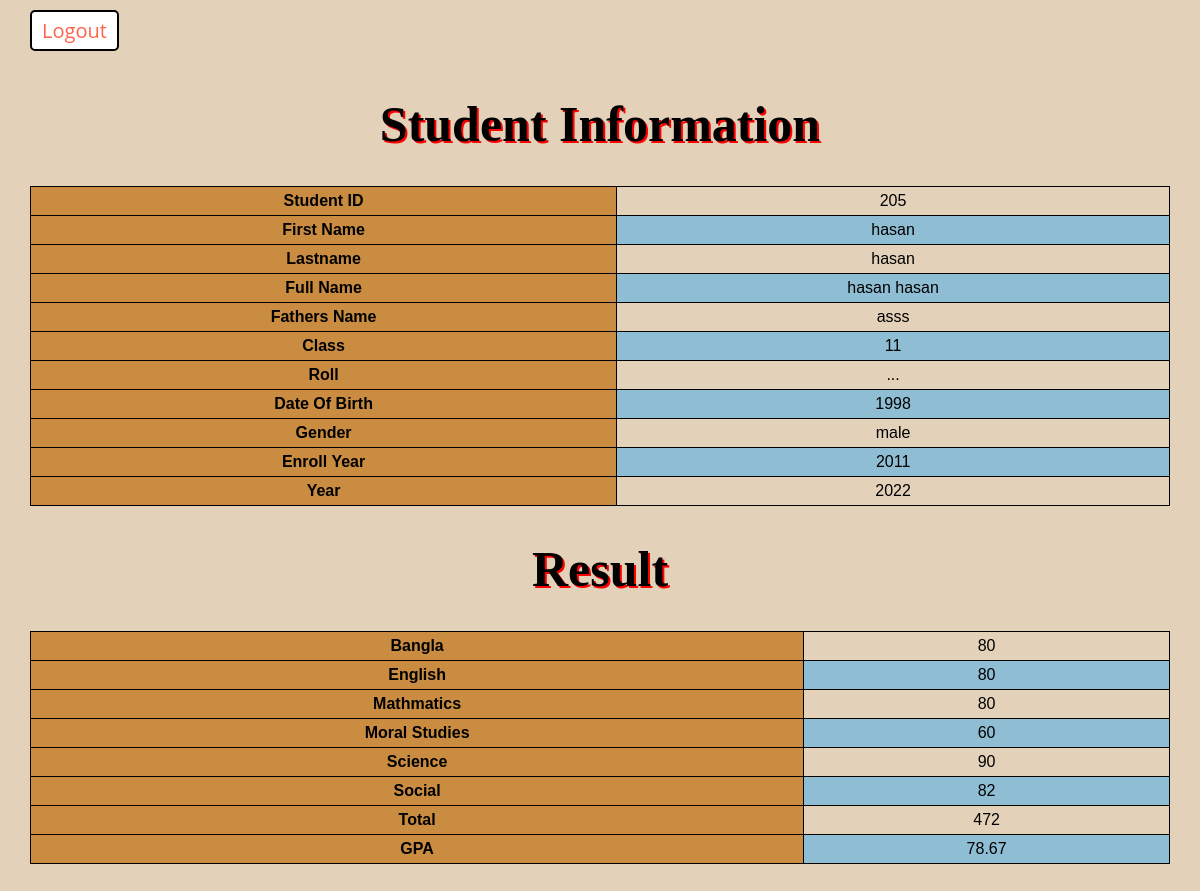
The page /schoolSystem/assets/studentprofile.php (signed in) on the database its author committed.
### tables this page shows
CREATE TABLE `student` (
  `student_id` int(255) NOT NULL,
  `Pass` varchar(20) NOT NULL,
  `image` varchar(255) NOT NULL,
  `fname` varchar(100) NOT NULL,
  `lname` varchar(100) NOT NULL,
  `father_name` varchar(255) NOT NULL,
  `enroll_year` varchar(30) NOT NULL,
  `dob` varchar(20) NOT NULL,
  `class` varchar(15) NOT NULL,
  `gender` varchar(100) NOT NULL,
  `academic_year` int(11) NOT NULL
);

CREATE TABLE `exam` (
  `e_id` int(100) NOT NULL,
  `pid` int(100) NOT NULL,
  `bangla` int(100) NOT NULL,
  `english` int(100) NOT NULL,
  `math` int(100) NOT NULL,
  `moral` int(100) NOT NULL,
  `science` int(100) NOT NULL,
  `social` int(100) NOT NULL
);

### schoolSystem/assets/studentprofile.php (the view, shortened to what this page needs)
<?php
include '../assets/conn/conn.php';
$s_id= $_SESSION['id'];
$query = "SELECT* FROM student INNER JOIN exam ON student.student_id=exam.pid WHERE student.student_id=$s_id";
$run = mysqli_query($conn,$query);
      while($row=mysqli_fetch_array($run)){
            $st_id= $row['student_id'];
            $Fname= $row['fname'];
            $lastName= $row['lname'];
            $father= $row['father_name'];
            $e_year= $row['enroll_year'];
            $dateOfBirth= $row['dob'];
            $Gender= $row['gender'];
            $aca_year= $row['academic_year'];
            $class= $row['class'];
            $bangla= $row['bangla'];
            $english= $row['english'];
            $math= $row['math'];
            $moral= $row['moral'];
            $science= $row['science'];
            $social= $row['social'];
            $total= $bangla+$english+$math+$moral+$science+$social;
            $avg= $total/6;
        }
?>
<!DOCTYPE html>
<html lang="en">
  <head>
  </head>
  <body>
                  <div class="admin_details_inner">
                     <a href="../assets/ajax/admin_ajax/logout.php" class="logoutBtn" id="logoutBtn">Logout</a>
                   </div>
                   <center>
                      <h1>Student Information</h1>
    <table class="tbl">
                <tr>
                      <th>Student ID</th> <td><?php echo $st_id ;?></td>
                </tr>
                <tr>
                      <th>First Name</th> <td><?php echo $Fname ;?></td>
                </tr>
                <tr>
                      <th>Lastname</th> <td><?php echo $lastName ;?></td>
                </tr>
                <tr>
                      <th>Full Name</th> <td><?php echo $Fname." ".$lastName ;?></td>
                </tr>
                <tr>
                      <th>Fathers Name</th> <td><?php echo $father ;?></td>
                </tr>
                <tr>
                      <th>Class</th> <td><?php echo $class ;?></td>
                </tr>
                <tr>
                      <th>Roll</th> <td>...</td>
                </tr>
                <tr>
                      <th>Date Of Birth</th> <td><?php echo $dateOfBirth ;?></td>
                </tr>
                <tr>
                      <th>Gender</th> <td><?php echo $Gender ;?></td>
                </tr>
                <tr>
                      <th>Enroll Year</th> <td><?php echo $e_year ;?></td>
                </tr>
                <tr>
                      <th>Year</th> <td><?php echo $aca_year ;?></td>
                </tr>
    </table>
    <h1>Result</h1>
    <table class="result">
                <tr>
                      <th>Bangla</th> <td><?php echo $bangla;?></td>
                <tr>
                      <th>English</th> <td><?php echo $english;?></td>
                </tr>
                <tr>
                      <th>Mathmatics</th> <td><?php echo $math ;?></td>
                </tr>
                <tr>
                      <th>Moral Studies</th> <td><?php echo $moral ;?></td>
                </tr>
                <tr>
                      <th>Science</th> <td><?php echo $science ;?></td>
                </tr>
                <tr>
                      <th>Social</th> <td><?php echo $social ;?></td>
                </tr>
                <tr>
                      <th>Total</th>  <td><?php echo $total;?> </td>
                </tr>
                <tr>
                      <th>GPA</th> <td><?php echo round($avg,2) ;?></td>
                </tr>
    </table>
    <br>
    <br>
    <br>
    <br>
    <br>
  </body>
</html>

### schoolSystem/assets/studentprofile.php (style rules this page uses)
* { box-sizing: border-box; }
html,body { overflow-x: hidden; height: 100%; background: #E4D1B9; font-family: 'Open Sans', sans-serif; }
body { font-size:16px; color: Black; background-color: #E4D1B9; padding: 0; margin: 0; }
h1 { font-family:Time new roman; font-size:50px; text-shadow: 2px 2px #ff0000; }
.tbl,.result { margin:0; padding:0; top: 100px; width:95%; left:20px; color:dark; border-collapse: collapse; font-family:arial; text-align:left; }
.tbl,tr,td,th { border:1px solid black; text-align:center; }
td { padding: 5px; }
th { background-color:#CA8C41; font-family:arial; }
tr:nth-child(even) { background: #8FBDD3; }
.logoutBtn { background-color: white; border: 2px solid black; color: tomato; padding: 5px 10px; text-align: center; display: inline-block; font-size: 20px; margin: 10px 30px; cursor: pointer; text-decoration:none; border-radius:5px; }

### rows shown on the page
student: student_id "205", fname "hasan", lname "hasan", father_name "asss", class "11", dob "1998", gender "male", enroll_year "2011", academic_year "2022", exam.bangla "80", exam.english "80", exam.math "80", exam.moral "60", exam.science "90", exam.social "82", exam.bangla+english+math "472", exam.bangla+english+math "78.67"
